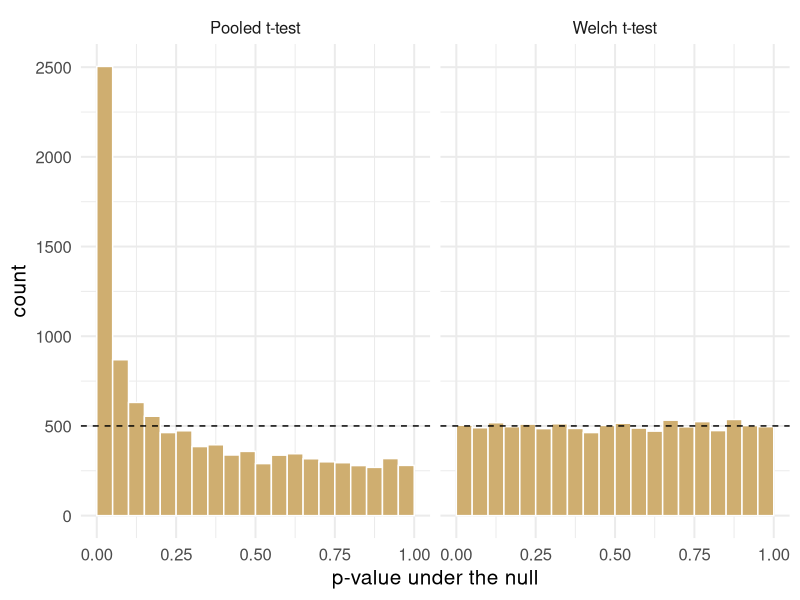
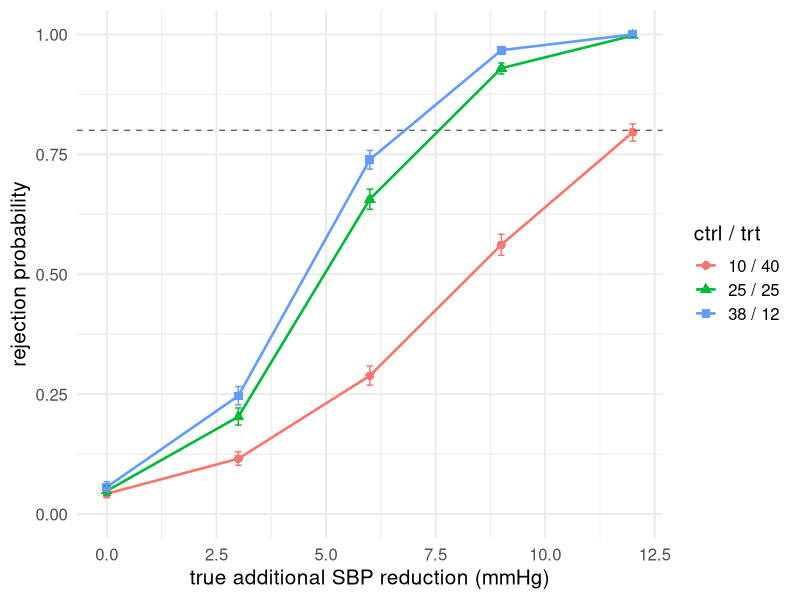
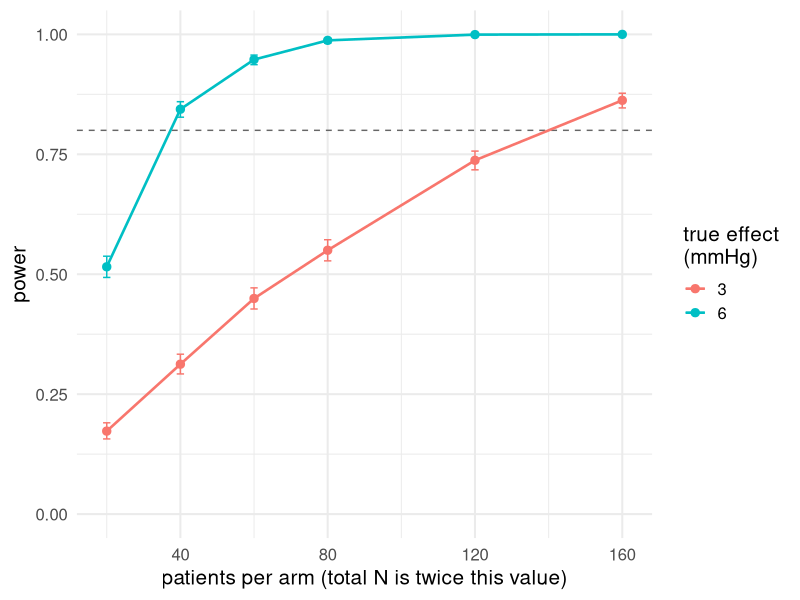
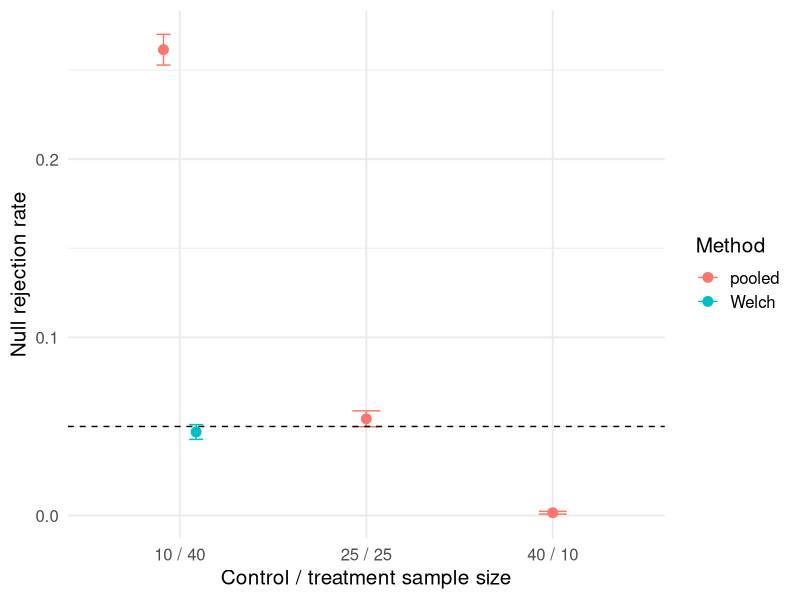

R code for these plots, in order:
## ---- chunk 1
#| label: setup
#| include: false
library(dplyr)
library(ggplot2)
library(knitr)

# Synthetic teaching data for BIOS 6301. Not real patients.
set.seed(6301)
n <- 60
trial <- data.frame(
  id        = sprintf("P%03d", 1:n),
  arm       = rep(c("Placebo", "Treatment"), each = n / 2),
  site      = sample(1:4, n, replace = TRUE),
  age       = round(rnorm(n = n, 61, 9)),
  sex       = sample(c("F", "M"), n, replace = TRUE),
  weight_kg = round(rnorm(n = n, 82, 15), 1),
  sbp_0     = round(rnorm(n = n, 148, 14)),
  stringsAsFactors = FALSE
)
trial$sbp_12 <- round(trial$sbp_0 -
  ifelse(trial$arm == "Treatment", rnorm(n = n, 14, 8), rnorm(n = n, 3, 8)))

theme_set(theme_minimal(base_size = 15))
## ---- chunk 2
#| label: rng-introduction
set.seed(42)
rnorm(n = 3, mean = 120, sd = 10)  # simulate 3 blood pressures
## ---- chunk 3
#| label: seed-demo
set.seed(42)
rnorm(n = 3)

set.seed(42)
rnorm(n = 3)
## ---- chunk 4
#| label: seed-demo-2
set.seed(42)
rnorm(n = 3)
rnorm(n = 3)
## ---- chunk 5
#| label: random-seed-original
set.seed(42)
round(rnorm(n = 3), 3)
round(rnorm(n = 3), 3)
## ---- chunk 6
#| label: random-seed-inserted
set.seed(42)
round(rnorm(n = 3), 3)
unused <- runif(1)  # moves the bookmark
round(rnorm(n = 3), 3)
## ---- chunk 7
#| label: seed-result-original
set.seed(99)
round(rnorm(n = 3), 3)
## ---- chunk 8
#| label: seed-result-protected
unused <- runif(100)
set.seed(99)  # reset just before this result
round(rnorm(n = 3), 3)
## ---- chunk 9
#| label: sample-demo
set.seed(13)
ids <- c("A", "B", "C", "D")
sample(ids, 4, replace = FALSE)  # every patient once: permutation
sample(ids, 4, replace = TRUE)   # patients may repeat: bootstrap
## ---- chunk 10
#| label: sample-trap
set.seed(13)
sites <- c(7)          # one site left after exclusions
sample(sites)          # you wanted 7
## ---- chunk 11
#| label: sample-safe
# The idiom from ?sample. Correct for every length, including 0 and 1.
resample <- function(x, ...) x[sample.int(length(x), ...)]
set.seed(13)
resample(sites)
## ---- chunk 12
#| label: r-funs
set.seed(13)
round(rnorm(n = 3, mean = 148, sd = 14), 1)  # n, then the parameters
round(runif(3, min = 0, max = 1), 3)
rbinom(3, size = 1, prob = 0.3)          # 3 coin flips
rbinom(3, size = 10, prob = 0.3)         # 3 counts out of 10
## ---- chunk 13
#| label: r-vectorised
set.seed(13)
round(rnorm(n = 6, mean = rep(c(148, 134), each = 3), sd = 14))
## ---- chunk 14
set.seed(1425)
reduction <- rnorm(n = 5, mean = 6, sd = 4)
round(reduction, 1)
## ---- chunk 15
#| label: sim-one
# y is SBP reduction; independent normal outcomes within each arm.
simulate_trial <- function(n_ctrl, n_trt, sd_ctrl, sd_trt, delta = 0) {
  stopifnot(n_ctrl >= 2, n_trt >= 2, sd_ctrl > 0, sd_trt > 0)
  data.frame(
    arm = rep(c("ctrl", "trt"), c(n_ctrl, n_trt)),
    y   = c(rnorm(n = n_ctrl, mean = 0, sd = sd_ctrl),
            rnorm(n = n_trt, mean = delta, sd = sd_trt))
  )
}

set.seed(6301)
d_example <- simulate_trial(n_ctrl = 3, n_trt = 3,
                            sd_ctrl = 12, sd_trt = 4, delta = 8)
head(d_example, n = 3)
## ---- chunk 16
analyse_trial <- function(data, pooled = FALSE) {
  x <- data$y[data$arm == "trt"]
  y <- data$y[data$arm == "ctrl"]
  fit <- t.test(x = x, y = y, var.equal = pooled)
  c(est = mean(x) - mean(y), se = fit$stderr,
    p = fit$p.value, lo = fit$conf.int[1], hi = fit$conf.int[2])
}
set.seed(6301)
d_analysis <- simulate_trial(n_ctrl = 20, n_trt = 20,
                             sd_ctrl = 12, sd_trt = 4, delta = 8)
round(analyse_trial(data = d_analysis, pooled = FALSE), digits = 3)
## ---- chunk 17
set.seed(1401)
one_data <- simulate_trial(n_ctrl = 10, n_trt = 40,
                           sd_ctrl = 12, sd_trt = 4, delta = 0)
one_pair <- rbind(Welch = analyse_trial(data = one_data, pooled = FALSE),
                 pooled = analyse_trial(data = one_data, pooled = TRUE))
round(one_pair, 3)
stopifnot(one_pair["Welch", "est"] == one_pair["pooled", "est"])
## ---- chunk 18
#| label: replicate-introduction
set.seed(1431)
draws <- replicate(n = 3, expr = rnorm(n = 4, mean = 0, sd = 1))
round(draws, digits = 2)
## ---- chunk 19
#| label: replicate-demo
run_scenario <- function(n_sim, n_ctrl, n_trt, sd_ctrl, sd_trt,
                         delta = 0, pooled = TRUE) {
  out <- replicate(n = n_sim, expr = {
    d <- simulate_trial(n_ctrl = n_ctrl, n_trt = n_trt,
                        sd_ctrl = sd_ctrl, sd_trt = sd_trt, delta = delta)
    analyse_trial(data = d, pooled = pooled)
  })
  as.data.frame(t(out))          # n_sim rows, one per replicate
}
## ---- chunk 20
#| label: replicate-pilot
set.seed(6301)
demo <- run_scenario(n_sim = 5, n_ctrl = 20, n_trt = 20,
                     sd_ctrl = 12, sd_trt = 4, delta = 8, pooled = FALSE)
round(demo, digits = 3)
## ---- chunk 21
#| label: tidy-results
set.seed(6301)
res <- run_scenario(n_sim = 200, n_ctrl = 10, n_trt = 40,
                    sd_ctrl = 12, sd_trt = 4, delta = 0, pooled = TRUE)
res$n_ctrl <- 10; res$n_trt <- 40; res$method <- "pooled"

res |>
  group_by(method) |>
  summarise(reject = mean(p < 0.05), bias = mean(est), emp_se = sd(est))
## ---- chunk 22
#| label: grid
grid <- expand.grid(n_ctrl = c(25, 10, 40), delta = c(0, 6))
grid$n_trt <- 50 - grid$n_ctrl
grid$scenario <- seq_len(nrow(grid))
grid$seed <- 6300 + grid$scenario
grid
## ---- chunk 23
#| label: grid-one-row
s <- grid[2, ]
s
set.seed(s$seed)
one_scenario <- run_scenario(
  n_sim = 5, n_ctrl = s$n_ctrl, n_trt = s$n_trt,
  sd_ctrl = 12, sd_trt = 4, delta = s$delta, pooled = FALSE)
head(one_scenario, n = 2)
## ---- chunk 24
#| label: grid-run
results_by_scenario <- vector(mode = "list", length = nrow(grid))
for (i in seq_len(nrow(grid))) {
  s <- grid[i, ]
  set.seed(s$seed)
  r <- run_scenario(
    n_sim = 200, n_ctrl = s$n_ctrl, n_trt = s$n_trt,
    sd_ctrl = 12, sd_trt = 4, delta = s$delta, pooled = FALSE)
  results_by_scenario[[i]] <- cbind(
    s, replicate = seq_len(nrow(r)), method = "Welch", r)
}
grid_results <- do.call(what = rbind, args = results_by_scenario)
## ---- chunk 25
#| label: grid-checks
#| include: false
stopifnot(nrow(grid_results) == nrow(grid) * 200,
          all(table(grid_results$scenario) == 200))
pilot_rows <- grid_results[grid_results$scenario == 2 &
                            grid_results$replicate <= 5, names(one_scenario)]
stopifnot(identical(unname(as.matrix(pilot_rows)),
                    unname(as.matrix(one_scenario))))
## ---- chunk 26
#| label: grid-summary
grid_summary <- grid_results |>
  group_by(scenario, n_ctrl, n_trt, delta) |>
  summarise(reject = mean(p < 0.05),
            bias = mean(est) - first(delta), .groups = "drop")
knitr::kable(grid_summary, digits = 3, align = "c")
## ---- chunk 27
#| label: seed-bug
simulate_bad <- function(n_ctrl, n_trt, sd_ctrl, sd_trt, delta = 0) {
  set.seed(6301)                       # <- the bug
  simulate_trial(n_ctrl = n_ctrl, n_trt = n_trt,
                  sd_ctrl = sd_ctrl, sd_trt = sd_trt, delta = delta)
}

bad <- replicate(n = 500, expr = {
  d <- simulate_bad(n_ctrl = 25, n_trt = 25,
                    sd_ctrl = 12, sd_trt = 4, delta = 0)
  analyse_trial(data = d, pooled = FALSE)
})
bad <- as.data.frame(t(bad))
c(reject = mean(bad$p < 0.05), bias = mean(bad$est), emp_se = sd(bad$est))
## ---- chunk 28
#| label: dgm-check
set.seed(6301)
check <- simulate_trial(n_ctrl = 1e6, n_trt = 1e6,
                        sd_ctrl = 12, sd_trt = 4, delta = 8)
stopifnot(
  abs(mean(check$y[check$arm == "trt"]) - 8) < 0.05,
  abs(sd(check$y[check$arm == "ctrl"]) - 12) < 0.05
)
"DGM checks passed"
## ---- chunk 29
analyse_checked <- function(data, pooled = FALSE) {
  tryCatch({
    value <- analyse_trial(data = data, pooled = pooled)
    if (any(!is.finite(value))) stop("nonfinite result")
    list(value = value, error = NA_character_)
  }, error = function(e) list(value = NULL, error = conditionMessage(e)))
}
bad_data <- data.frame(arm = rep(c("ctrl", "trt"), each = 3), y = 1)
analyse_checked(data = bad_data)$error
## ---- chunk 30
#| label: mcse
p_hat <- 52 / 1000
n_sim <- 1000
mcse <- sqrt(p_hat * (1 - p_hat) / n_sim)
round(100 * c(rate = p_hat, MCSE = mcse,
              lower = p_hat - 1.96 * mcse,
              upper = p_hat + 1.96 * mcse), 2)
## ---- chunk 31
set.seed(1402)
check_ci <- run_scenario(n_sim = 1000, n_ctrl = 10, n_trt = 40,
                         sd_ctrl = 12, sd_trt = 4, delta = 6, pooled = FALSE)
covered <- check_ci$lo <= 6 & 6 <= check_ci$hi
c(bias = mean(check_ci$est) - 6,
  empirical_se = sd(check_ci$est), mean_model_se = mean(check_ci$se),
  coverage = mean(covered), width = mean(check_ci$hi - check_ci$lo),
  coverage_mcse = sqrt(mean(covered) * (1 - mean(covered)) / nrow(check_ci)))
## ---- chunk 32
error <- check_ci$est - 6
c(bias = mean(error), rmse = sqrt(mean(error^2)),
  mcse_bias = sd(error) / sqrt(length(error)))
## ---- chunk 33
binom.test(0, 1000)$conf.int
## ---- chunk 34
target <- 0.005
ceiling(c(near_null = 0.05 * 0.95, worst_case = 0.25) / target^2)
## ---- chunk 35
#| label: type1-run
n_sim <- 10000
set.seed(6301)

scenarios <- list(
  list(lab = "25 / 25", nc = 25, nt = 25, pooled = TRUE),
  list(lab = "10 / 40", nc = 10, nt = 40, pooled = TRUE),
  list(lab = "40 / 10", nc = 40, nt = 10, pooled = TRUE),
  list(lab = "10 / 40", nc = 10, nt = 40, pooled = FALSE)
)

type1 <- do.call(rbind, lapply(scenarios, function(s) {
  r <- run_scenario(n_sim = n_sim, n_ctrl = s$nc, n_trt = s$nt,
                    sd_ctrl = 12, sd_trt = 4,
                    delta = 0, pooled = s$pooled)
  data.frame(alloc = s$lab, method = ifelse(s$pooled, "pooled", "Welch"),
             reject = mean(r$p < 0.05), bias = mean(r$est), emp_se = sd(r$est))
}))
type1$mcse <- sqrt(type1$reject * (1 - type1$reject) / n_sim)
## ---- chunk 36
#| label: type1-table
#| echo: false
type1 |>
  transmute(
    Allocation = alloc, Method = method,
    `Rejection rate` = sprintf("%.4f", reject),
    `MC SE` = sprintf("%.4f", mcse),
    Bias = sprintf("%+.3f", bias),
    `Emp. SE` = sprintf("%.2f", emp_se)
  ) |>
  kable(align = "llrrrr")
## ---- chunk 37
#| label: fig-pvals
#| echo: false
#| fig-width: 9.5
#| fig-height: 3.4
#| fig-cap: "Null p-values, 10,000 replicates, n = 10 / 40, sd = 12 / 4."
set.seed(97)
pv <- rbind(
  data.frame(method = "Pooled t-test",
             p = run_scenario(n_sim = 10000, n_ctrl = 10, n_trt = 40,
               sd_ctrl = 12, sd_trt = 4, delta = 0, pooled = TRUE)$p),
  data.frame(method = "Welch t-test",
             p = run_scenario(n_sim = 10000, n_ctrl = 10, n_trt = 40,
               sd_ctrl = 12, sd_trt = 4, delta = 0, pooled = FALSE)$p)
)
ggplot(pv, aes(p)) +
  geom_histogram(breaks = seq(0, 1, 0.05), fill = "#CFAE70", colour = "white") +
  geom_hline(yintercept = 500, linetype = 2) +
  facet_wrap(~method) +
  labs(x = "p-value under the null", y = "count")
## ---- chunk 38
#| label: power-worked
set.seed(1456)
power_run <- run_scenario(n_sim = 2000, n_ctrl = 40, n_trt = 40,
                          sd_ctrl = 12, sd_trt = 4, delta = 6, pooled = FALSE)
stopifnot(nrow(power_run) == 2000, all(is.finite(power_run$p)))
detected <- power_run$p < 0.05
power_hat <- mean(detected)
power_mcse <- sqrt(power_hat * (1 - power_hat) / nrow(power_run))
round(c(power = power_hat, MCSE = power_mcse), 3)
## ---- chunk 39
#| label: fig-power
#| echo: false
#| fig-width: 9
#| fig-height: 3.6
#| fig-cap: "Welch power. Total N = 50 in every scenario. sd = 12 (ctrl) / 4 (trt)."
set.seed(555)
alloc <- data.frame(lab = c("10 / 40", "25 / 25", "38 / 12"),
                    nc = c(10, 25, 38), nt = c(40, 25, 12))
pw_grid <- expand.grid(i = 1:3, delta = c(0, 3, 6, 9, 12))
pw <- do.call(rbind, lapply(seq_len(nrow(pw_grid)), function(k) {
  i <- pw_grid$i[k]
  r <- run_scenario(n_sim = 2000, n_ctrl = alloc$nc[i], n_trt = alloc$nt[i],
                    sd_ctrl = 12, sd_trt = 4,
                    delta = pw_grid$delta[k], pooled = FALSE)
  mc_ci <- binom.test(sum(r$p < .05), nrow(r))$conf.int
  data.frame(alloc = alloc$lab[i], delta = pw_grid$delta[k],
             power = mean(r$p < 0.05),
             mcse = sqrt(mean(r$p < 0.05) * (1 - mean(r$p < 0.05)) / nrow(r)),
             mc_lower = mc_ci[1], mc_upper = mc_ci[2])
}))
ggplot(pw, aes(delta, power, colour = alloc, shape = alloc)) +
  geom_line(linewidth = 0.9) + geom_point(size = 2.6) +
  geom_errorbar(aes(ymin = mc_lower, ymax = mc_upper), width = .15) +
  geom_hline(yintercept = 0.8, linetype = 2, colour = "grey40") +
  scale_y_continuous(limits = c(0, 1)) +
  labs(x = "true additional SBP reduction (mmHg)", y = "rejection probability",
       colour = "ctrl / trt", shape = "ctrl / trt")
## ---- chunk 40
#| label: fig-power-sample-size
#| echo: false
#| fig-width: 9
#| fig-height: 3.4
#| fig-cap: "Welch test at 5%, normal reductions, SDs 12 and 4. Equal group sizes."
size_grid <- expand.grid(n_arm = c(20, 40, 60, 80, 120, 160),
                         delta = c(3, 6))
power_by_size <- do.call(rbind, lapply(seq_len(nrow(size_grid)), function(k) {
  set.seed(1460 + k)
  s <- size_grid[k, ]
  r <- run_scenario(n_sim = 2000, n_ctrl = s$n_arm, n_trt = s$n_arm,
                    sd_ctrl = 12, sd_trt = 4, delta = s$delta, pooled = FALSE)
  stopifnot(nrow(r) == 2000, all(is.finite(r$p)))
  p <- mean(r$p < .05)
  mc_ci <- binom.test(sum(r$p < .05), nrow(r))$conf.int
  data.frame(s, power = p, mcse = sqrt(p * (1 - p) / nrow(r)),
             mc_lower = mc_ci[1], mc_upper = mc_ci[2])
}))
ggplot(power_by_size, aes(n_arm, power, colour = factor(delta))) +
  geom_hline(yintercept = .8, linetype = 2, colour = "grey40") +
  geom_line(linewidth = .9) + geom_point(size = 2.5) +
  geom_errorbar(aes(ymin = mc_lower, ymax = mc_upper), width = 2) +
  scale_y_continuous(limits = c(0, 1)) +
  labs(x = "patients per arm (total N is twice this value)", y = "power",
       colour = "true effect\n(mmHg)")
## ---- chunk 41
design <- expand.grid(n_ctrl = c(10, 30), n_trt = c(10, 30),
                      delta = c(0, 6), dgm = c("normal", "skewed"),
                      stringsAsFactors = FALSE)
nrow(design)
head(design, 4)
## ---- chunk 42
draw_error <- function(n, target_sd, dgm = "normal") {
  if (dgm == "normal") return(rnorm(n = n, mean = 0, sd = target_sd))
  if (dgm != "skewed") stop("unknown dgm")
  a <- 0.7
  mu <- exp(a^2 / 2)
  sigma <- sqrt((exp(a^2) - 1) * exp(a^2))
  target_sd * (rlnorm(n = n, meanlog = 0, sdlog = a) - mu) / sigma
}
## ---- chunk 43
simulate_dgm <- function(n_ctrl, n_trt, sd_ctrl, sd_trt,
                         delta = 0, dgm = "normal") {
  data.frame(arm = rep(c("ctrl", "trt"), c(n_ctrl, n_trt)),
    y = c(draw_error(n = n_ctrl, target_sd = sd_ctrl, dgm = dgm),
          delta + draw_error(n = n_trt, target_sd = sd_trt, dgm = dgm)))
}
set.seed(1403)
d_skewed <- simulate_dgm(n_ctrl = 10, n_trt = 40, sd_ctrl = 12,
                         sd_trt = 4, delta = 6, dgm = "skewed")
head(d_skewed, n = 3)
## ---- chunk 44
#| echo: false
#| fig-width: 9
#| fig-height: 3.7
ggplot(type1, aes(alloc, reject, colour = method)) +
  geom_point(position = position_dodge(width = .35), size = 3) +
  geom_errorbar(aes(ymin = pmax(0, reject - 1.96 * mcse),
                    ymax = pmin(1, reject + 1.96 * mcse)),
                position = position_dodge(width = .35), width = .15) +
  geom_hline(yintercept = .05, linetype = 2) +
  labs(x = "Control / treatment sample size", y = "Null rejection rate",
       colour = "Method")
